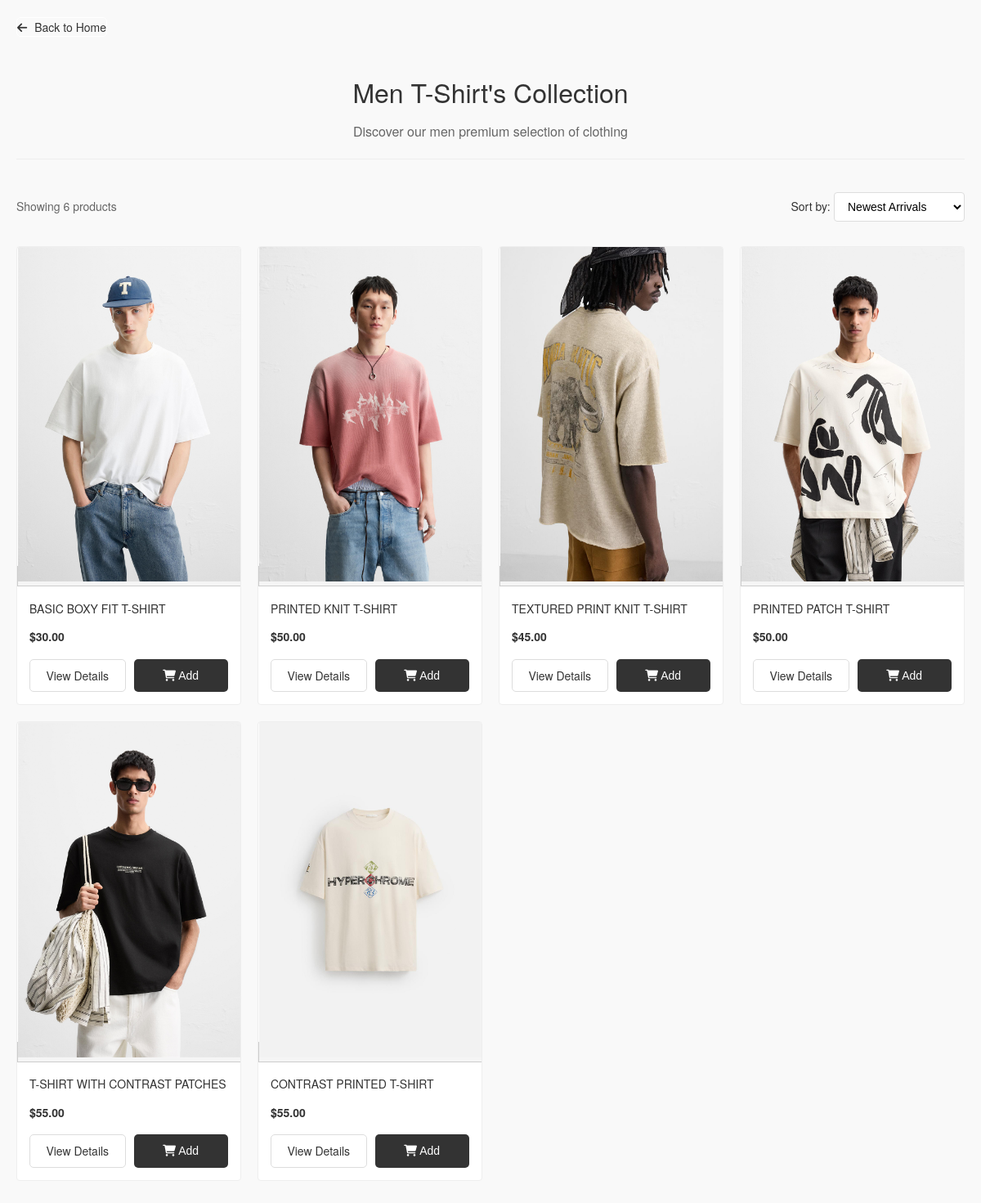
Screenshot of /men/t_shirts/ with the database file from the repository.
### clothes/models.py (models this page shows, shortened)
class Product(models.Model):
    CATEGORY_CHOICES = [
        ('men', 'Men'),
        ('women', 'Women'),
    ]
    SUBCATEGORY_CHOICES = [
        ('shirts', 'Shirts'),
        ('t_shirts', 'T-Shirts'),
        ('polo_shirts', 'Polo Shirt'),
        ('jeans', 'Jeans'),
        ('jackets', 'Jackets'),
        ('blazers', 'Blazers'),
        ('dresses', 'Dresses'),
        ('trousers', 'Trousers'),
        ('hoodies_sweatshirts', 'Hoodies | Sweatshirts'),
        ('sweaters_cardigans', 'Sweater | Cardigans'),
        ('tops', 'Tops'),
        ('shorts', 'Shorts'),
        ('shoes', 'Shoes'),
        ('bags', 'Bags'),
        ('accessories', 'Accessories'),
        ('perfume', 'Perfume'),
    ]
    SIZE_CHOICES = [
        ('XS', 'Extra Small'),
        ('S', 'Small'),
        ('M', 'Medium'),
        ('L', 'Large'),
        ('XL', 'Extra Large'),
    ]
    product_id = models.CharField(max_length=50, unique=True)  # Barcode or unique ID
    name = models.CharField(max_length=200)
    category = models.CharField(max_length=50, choices=CATEGORY_CHOICES)
    subcategory = models.CharField(max_length=50, choices=SUBCATEGORY_CHOICES)
    description = models.TextField()
    sku = models.CharField(max_length=50, unique=True, blank=True, null=True)
    stock = models.PositiveIntegerField(default=0)
    price = models.DecimalField(max_digits=10, decimal_places=2)
    size = models.CharField(max_length=50, choices=SIZE_CHOICES)  # Size options
    image_name = models.CharField(max_length=100, blank=True, null=True)

### clothes/views.py (the view)
# urls.py: path('men/t_shirts/', views.men_tshirts, name='men/men_t_shirts'),
def men_tshirts(request):
    products = Product.objects.filter(category='men', subcategory='t_shirts')
    return render(request, 'men/men_t_shirts.html', {'products': products})

### clothes/templates/men/men_t_shirts.html (shortened to what this page needs)
{% load static %}
<!DOCTYPE html>
<html lang="en">
<head>
    <link rel="stylesheet" href="https://cdnjs.cloudflare.com/ajax/libs/font-awesome/6.0.0/css/all.min.css">
    <link rel="stylesheet" href="{% static 'Shop/shop.css' %}">
</head>
<body>
    <div class="shop-container">
        <a href="/" class="back-button">
            <i class="fas fa-arrow-left"></i> Back to Home
        </a>
        <div class="shop-header">
            <h1>Men T-Shirt's Collection</h1>
            <p class="shop-subtitle">Discover our men premium selection of clothing</p>
        </div>
        <div class="shop-toolbar">
            <div class="results-count">
                Showing {{ products.count }} products
            </div>
            <div class="sort-options">
                <label for="sort">Sort by:</label>
                <select id="sort" name="sort">
                    <option value="newest">Newest Arrivals</option>
                </select>
            </div>
        </div>
        <div class="product-grid">
            {% for product in products %}
            <div class="product-card">
                <a href="{% url 'product_detail' product.id %}" class="product-image">
                    <img src="{% static 'Shop/' %}{{ product.image_name }}" alt="{{ product.name }}" loading="lazy">
                </a>
                <div class="product-info">
                    <h3>{{ product.name }}</h3>
                    <div class="price">
                        {% if product.discount_price %}
                        <span class="current-price">${{ product.discount_price }}</span>
                        <span class="original-price">${{ product.price }}</span>
                        {% else %}
                        <span class="current-price">${{ product.price }}</span>
                        {% endif %}
                    </div>
                    <div class="product-actions">
                        <a href="{% url 'product_detail' product.id %}" class="view-btn">View Details</a>
                        <button class="add-btn" data-product-id="{{ product.id }}">
                            <i class="fas fa-shopping-cart"></i> Add
                        </button>
                    </div>
                </div>
            </div>
            {% endfor %}
        </div>
    </div>
</body>
</html>

### static/Shop/shop.css (style rules this page uses)
body { font-family: 'Helvetica Neue', Arial, sans-serif; line-height: 1.6; color: #333; background-color: #f9f9f9; margin: 0; padding: 0; }
.shop-container { max-width: 1200px; margin: 0 auto; padding: 20px; }
.back-button { display: inline-block; margin-bottom: 20px; color: #333; text-decoration: none; font-size: 14px; transition: color 0.3s; border-radius: 5px; border: 1px solid #fff; }
.back-button i { margin-right: 5px; }
.shop-header { text-align: center; margin-bottom: 40px; padding-bottom: 20px; border-bottom: 1px solid #eee; }
.shop-header h1 { font-size: 32px; margin-bottom: 10px; font-weight: 500; }
.shop-subtitle { color: #666; font-size: 16px; margin: 0; }
.shop-toolbar { display: flex; justify-content: space-between; align-items: center; margin-bottom: 30px; }
.results-count { font-size: 14px; color: #666; }
.sort-options { align-items: center; gap: 10px; }
.sort-options label { font-size: 14px; }
.sort-options select { padding: 8px 12px; border: 1px solid #ddd; border-radius: 4px; background-color: white; font-size: 14px; }
.product-grid { display: grid; grid-template-columns: repeat(4,1fr); gap: 25px; margin-bottom: 40px; }
.product-card { background: white; border: 1px solid #eee; border-radius: 4px; overflow: hidden; transition: transform 0.3s, box-shadow 0.3s; }
.product-image { width: calc(20% - 15px); text-align: center; border: 1px solid #ccc; background-color: #f5f5f5; }
.product-image img { max-width: 100%; max-height: auto; }
.product-info { padding: 15px; }
.product-info h3 { font-size: 16px; margin: 0 0 10px; font-weight: 500; }
.price { margin-bottom: 15px; }
.current-price { font-weight: 700; color: #333; }
.product-actions { display: flex; gap: 10px; }
.view-btn, .add-btn { flex: 1; padding: 8px; font-size: 14px; text-align: center; border-radius: 5px; transition: all 0.3s; }
.view-btn { background: white; color: #333; border: 1px solid #ddd; text-decoration: none; }
.add-btn { background: #333; color: white; border: none; cursor: pointer; }
@media (max-width: 1536px) { .product-grid { grid-template-columns: repeat(4, 1fr); gap: 20px; } }
@media (max-width: 1536px) { .product-info h3 { font-size: 14px; } }
@media (max-width: 1536px) { .current-price { font-size: 14px; } }
@media (max-width: 1280px) { .product-grid { grid-template-columns: repeat(4, 1fr); gap: 20px; } }
@media (max-width: 1280px) { .product-info h3 { font-size: 14px; } }
@media (max-width: 1280px) { .current-price { font-size: 14px; } }

### rows the page displays
Product: image_name (picture), name "BASIC BOXY FIT T-SHIRT", price "30.00"
Product: image_name (picture), name "PRINTED KNIT T-SHIRT", price "50.00"
Product: image_name (picture), name "TEXTURED PRINT KNIT T-SHIRT", price "45.00"
Product: image_name (picture), name "PRINTED PATCH T-SHIRT", price "50.00"
Product: image_name (picture), name "T-SHIRT WITH CONTRAST PATCHES", price "55.00"
Product: image_name (picture), name "CONTRAST PRINTED T-SHIRT", price "55.00"

### other values shown
{{ products.count }} "6"
